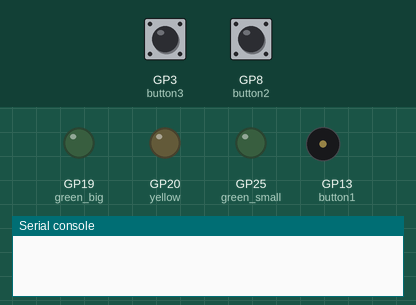
Simulated run of this program. Board: Raspberry Pi Pico running MicroPython. Shown: output pins drawn as LEDs (lit = HIGH), buzzer (waves = sounding), the last lines printed to the serial console. Dashed ring = blinking. The test bench sets the inputs (shaded band); at power-on: GP3 (button3) LOW, GP8 (button2) LOW. Pins used as bus, display or sensor lines are not drawn.

Above: at 1.2 s.
1.3 s: GP3 (button3) pulled HIGH for 0.15 s
At 1.68 s:
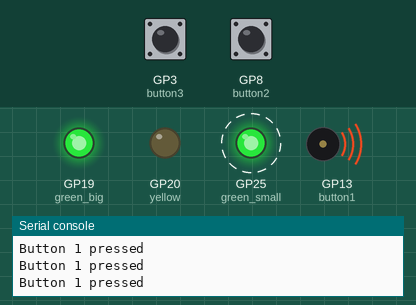
4.3 s: GP8 (button2) pulled HIGH for 0.15 s
At 4.66 s:
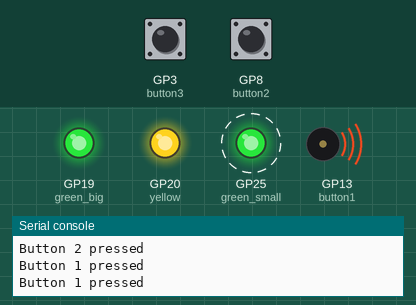
7.3 s: GP3 (button3) pulled HIGH for 1 s
At 7.62 s:
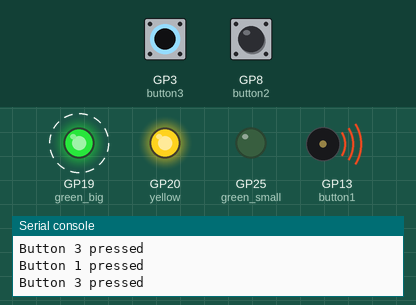
10.3 s: GP8 (button2) pulled HIGH for 1 s
At 10.66 s:
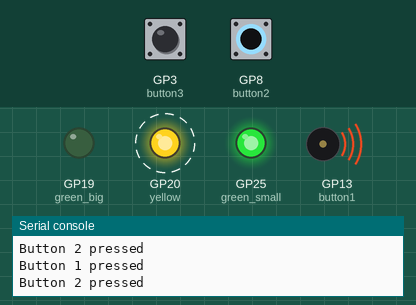
13.3 s: GP3 (button3) pulled HIGH for 0.15 s
At 13.49 s:
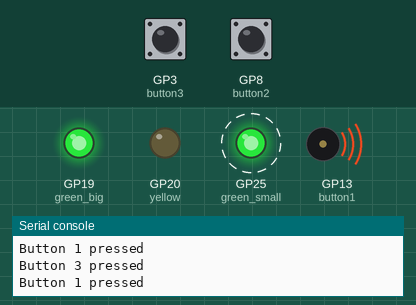
16.4 s: GP3 (button3) pulled HIGH for 3.2 s
At 16.67 s:
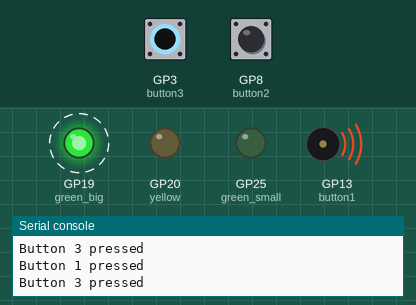
Timing chart, 0 to 22.1 s (numbered marks = the images above; inputs shaded):
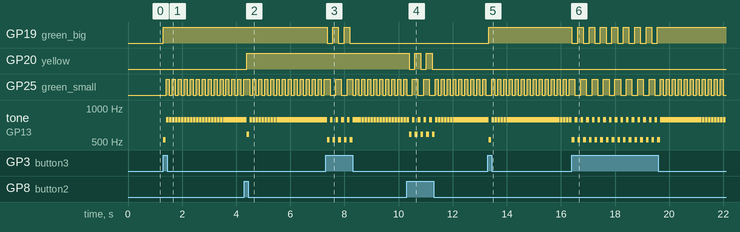

Measured:
- after the input at 1.3 s, GP19 (green_big): LOW → HIGH at once; GP25 (green_small): alternates HIGH for 0.11 s and LOW for 0.11 s, starting after 0.11 s; tone on GP13 (button1): silent → 523 Hz at once, then repeats every 0.11 s: silent 0.01 s, 784 Hz 0.10 s
- after the input at 4.3 s, GP20 (yellow): LOW → HIGH after 0.08 s
- after the input at 7.3 s, GP19 (green_big): alternates HIGH for 0.21 s and LOW for 0.21 s, 5 changes in all, then stays LOW, starting after 0.05 s
- after the input at 10.3 s, GP20 (yellow): alternates HIGH for 0.21 s and LOW for 0.21 s, 5 changes in all, then stays LOW, starting after 0.10 s
- after the input at 13.3 s, GP19 (green_big): LOW → HIGH at once
- after the input at 16.4 s, GP19 (green_big): alternates HIGH for 0.21 s and LOW for 0.21 s, 16 changes in all, then stays HIGH, starting at once

The program:

buzzer-buttons-lights.py
```python
# Imports
from machine import Pin, PWM
import time

# Btns
button1 = Pin(13, Pin.IN, Pin.PULL_DOWN)
button2 = Pin(8, Pin.IN, Pin.PULL_DOWN)
button3 = Pin(3, Pin.IN, Pin.PULL_DOWN)
# Lights
green_small = Pin(25, Pin.OUT)
green_big = Pin(19, Pin.OUT)
yellow = Pin(20, Pin.OUT)
# Buzzer
buzzer = PWM(Pin(13))

# Tunes
C = 523
D = 587
E = 659
G = 784
# Volume (Duty cycle)
volume = 1000

def play(tune):
    buzzer.duty_u16(volume)
    buzzer.freq(tune)
    time.sleep(0.1)
    buzzer.duty_u16(0)


while True:
    time.sleep(0.01) # Short Delay

    if button1.value() == 1: # If button 1 is pressed

        print("Button 1 pressed")
        green_small.toggle()
        play(G)

    if button2.value() == 1: # If button 2 is pressed

        print("Button 2 pressed")
        yellow.toggle()
        play(D)

    if button3.value() == 1: # If button 3 is pressed

        print("Button 3 pressed")
        green_big.toggle()
        play(C)
```
